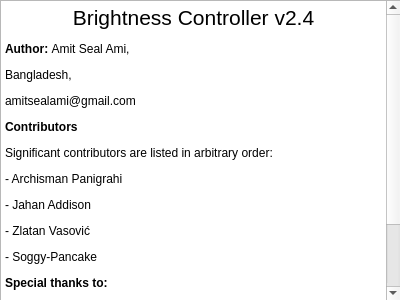
<?xml version="1.0" encoding="UTF-8"?>
<ui version="4.0">
 <class>Form</class>
 <widget class="QWidget" name="Form">
  <property name="geometry">
   <rect>
    <x>0</x>
    <y>0</y>
    <width>400</width>
    <height>300</height>
   </rect>
  </property>
  <property name="sizePolicy">
   <sizepolicy hsizetype="Fixed" vsizetype="Fixed">
    <horstretch>0</horstretch>
    <verstretch>0</verstretch>
   </sizepolicy>
  </property>
  <property name="minimumSize">
   <size>
    <width>400</width>
    <height>300</height>
   </size>
  </property>
  <property name="maximumSize">
   <size>
    <width>400</width>
    <height>300</height>
   </size>
  </property>
  <property name="windowTitle">
   <string>About</string>
  </property>
  <widget class="QTextBrowser" name="textBrowser">
   <property name="geometry">
    <rect>
     <x>0</x>
     <y>0</y>
     <width>401</width>
     <height>301</height>
    </rect>
   </property>
   <property name="html">
    <string>&lt;!DOCTYPE HTML PUBLIC &quot;-//W3C//DTD HTML 4.0//EN&quot; &quot;http://www.w3.org/TR/REC-html40/strict.dtd&quot;&gt;
&lt;html&gt;&lt;head&gt;&lt;meta name=&quot;qrichtext&quot; content=&quot;1&quot; /&gt;&lt;style type=&quot;text/css&quot;&gt;
p, li { white-space: pre-wrap; }
&lt;/style&gt;&lt;/head&gt;&lt;body style=&quot; font-family:'.AppleSystemUIFont'; font-size:13pt; font-weight:400; font-style:normal;&quot;&gt;
&lt;p align=&quot;center&quot; style=&quot; margin-top:12px; margin-bottom:12px; margin-left:0px; margin-right:0px; -qt-block-indent:0; text-indent:0px;&quot;&gt;&lt;span style=&quot; font-family:'Sans'; font-size:16pt;&quot;&gt;Brightness Controller v2.4&lt;/span&gt;&lt;/p&gt;
&lt;p style=&quot; margin-top:12px; margin-bottom:12px; margin-left:0px; margin-right:0px; -qt-block-indent:0; text-indent:0px;&quot;&gt;&lt;span style=&quot; font-family:'Sans'; font-size:9pt; font-weight:600;&quot;&gt;Author: &lt;/span&gt;&lt;span style=&quot; font-family:'Sans'; font-size:9pt;&quot;&gt;Amit Seal Ami, &lt;/span&gt;&lt;/p&gt;
&lt;p style=&quot; margin-top:12px; margin-bottom:12px; margin-left:0px; margin-right:0px; -qt-block-indent:0; text-indent:0px;&quot;&gt;&lt;span style=&quot; font-family:'Sans'; font-size:9pt;&quot;&gt;Bangladesh,&lt;/span&gt;&lt;/p&gt;
&lt;p style=&quot; margin-top:12px; margin-bottom:12px; margin-left:0px; margin-right:0px; -qt-block-indent:0; text-indent:0px;&quot;&gt;&lt;span style=&quot; font-family:'Sans'; font-size:9pt;&quot;&gt;amitsealami@gmail.com&lt;/span&gt;&lt;/p&gt;
&lt;p style=&quot; margin-top:12px; margin-bottom:12px; margin-left:0px; margin-right:0px; -qt-block-indent:0; text-indent:0px;&quot;&gt;&lt;span style=&quot; font-family:'Sans'; font-size:9pt; font-weight:600;&quot;&gt;Contributors&lt;/span&gt;&lt;/p&gt;
&lt;p style=&quot; margin-top:12px; margin-bottom:12px; margin-left:0px; margin-right:0px; -qt-block-indent:0; text-indent:0px;&quot;&gt;&lt;span style=&quot; font-family:'Sans'; font-size:9pt;&quot;&gt;Significant contributors are listed in arbitrary order:&lt;/span&gt;&lt;/p&gt;
&lt;p style=&quot; margin-top:12px; margin-bottom:12px; margin-left:0px; margin-right:0px; -qt-block-indent:0; text-indent:0px;&quot;&gt;&lt;span style=&quot; font-family:'Sans'; font-size:9pt;&quot;&gt;- Archisman Panigrahi&lt;/span&gt;&lt;/p&gt;
&lt;p style=&quot; margin-top:12px; margin-bottom:12px; margin-left:0px; margin-right:0px; -qt-block-indent:0; text-indent:0px;&quot;&gt;&lt;span style=&quot; font-family:'Sans'; font-size:9pt;&quot;&gt;- Jahan Addison&lt;/span&gt;&lt;/p&gt;
&lt;p style=&quot; margin-top:12px; margin-bottom:12px; margin-left:0px; margin-right:0px; -qt-block-indent:0; text-indent:0px;&quot;&gt;&lt;span style=&quot; font-family:'Sans'; font-size:9pt;&quot;&gt;- Zlatan Vasović&lt;/span&gt;&lt;/p&gt;
&lt;p style=&quot; margin-top:12px; margin-bottom:12px; margin-left:0px; margin-right:0px; -qt-block-indent:0; text-indent:0px;&quot;&gt;&lt;span style=&quot; font-family:'Sans'; font-size:9pt;&quot;&gt;- Soggy-Pancake&lt;/span&gt;&lt;/p&gt;
&lt;p style=&quot; margin-top:12px; margin-bottom:12px; margin-left:0px; margin-right:0px; -qt-block-indent:0; text-indent:0px;&quot;&gt;&lt;span style=&quot; font-family:'Sans'; font-size:9pt; font-weight:600;&quot;&gt;Special thanks to:&lt;/span&gt;&lt;/p&gt;
&lt;p style=&quot; margin-top:12px; margin-bottom:12px; margin-left:0px; margin-right:0px; -qt-block-indent:0; text-indent:0px;&quot;&gt;&lt;span style=&quot; font-family:'Sans'; font-size:9pt;&quot;&gt;- 2to3 tool for porting to Python 3&lt;/span&gt;&lt;/p&gt;
&lt;p style=&quot; margin-top:12px; margin-bottom:12px; margin-left:0px; margin-right:0px; -qt-block-indent:0; text-indent:0px;&quot;&gt;&lt;span style=&quot; font-family:'Sans'; font-size:9pt;&quot;&gt;- Numerous Stack Overflow users&lt;/span&gt;&lt;/p&gt;
&lt;p style=&quot; margin-top:12px; margin-bottom:12px; margin-left:0px; margin-right:0px; -qt-block-indent:0; text-indent:0px;&quot;&gt;&lt;span style=&quot; font-family:'Sans'; font-size:9pt;&quot;&gt;For full list of contributors and other details, please check &lt;/span&gt;&lt;a href=&quot;https://github.com/lordamit/Brightness&quot;&gt;&lt;span style=&quot; font-family:'Noto Sans'; font-size:10pt; text-decoration: underline; color:#3484e2;&quot;&gt;https://github.com/lordamit/Brightness&lt;/span&gt;&lt;/a&gt;&lt;/p&gt;&lt;/body&gt;&lt;/html&gt;</string>
   </property>
  </widget>
 </widget>
 <resources/>
 <connections/>
</ui>
